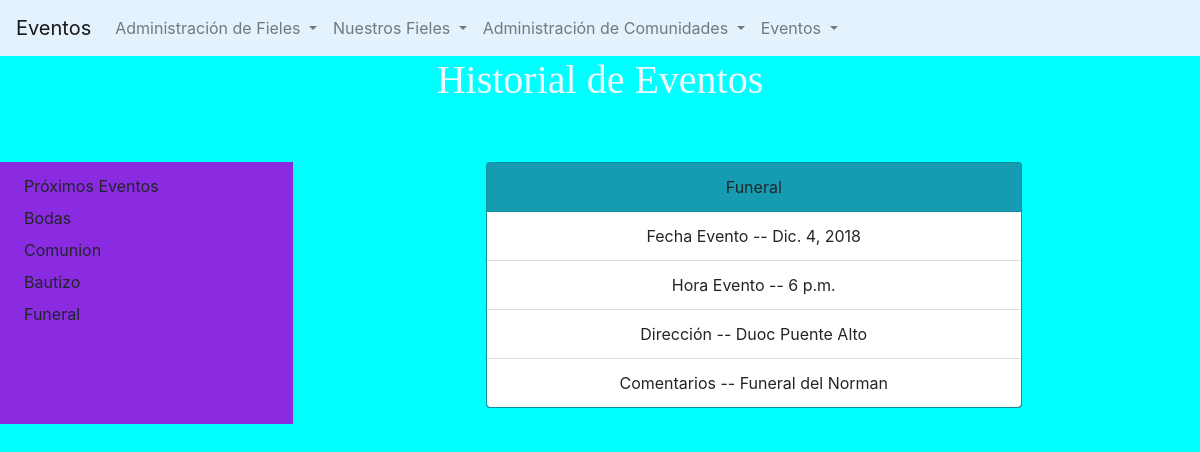
The page /lista_eventos_filtro_tipo/te/5 on the database its author committed.
### core/models.py (models this page shows, shortened)
class TipoEvento(models.Model):
    descripcion = models.CharField(max_length=30)
    def __str__(self):
        return self.descripcion
    class Meta:
        verbose_name = "Tipo de Evento"
        verbose_name_plural = "Tipos de Evento"

class Evento(models.Model):
    fecha_evento = models.DateField(auto_now=False, auto_now_add=False)
    hora_evento = models.TimeField(auto_now=False, auto_now_add=False)
    descripcion = models.CharField(max_length=50)
    direccion = models.CharField(max_length=50)
    tipo_evento = models.ForeignKey(TipoEvento, on_delete=models.CASCADE)
    class Meta:
        verbose_name = "Evento"
        verbose_name_plural = "Eventos"

### core/views.py (the view)
# urls.py: path('lista_eventos_filtro_tipo/te/<int:tipo_evento>', views.ListadoEventosFiltroTipoEvento, name='lista_eventos_filtro_tipo'),
def ListadoEventosFiltroTipoEvento(request, tipo_evento):
    eventos = Evento.objects.filter(tipo_evento__pk=tipo_evento)
    return render(request, 'core/lista_eventos_filtro_tipo.html', {'eventos':eventos})

### core/processors.py (called while the page is built)
def VariableBase(request):
    tipos_persona = TipoPersona.objects.all()
    tipos_evento = TipoEvento.objects.all()
    comunidades = Comunidad.objects.all()
    variables = {
        'tp':tipos_persona,
        'te':tipos_evento,
        'c':comunidades,
    }
    return variables

### core/templates/core/lista_eventos_filtro_tipo.html (shortened to what this page needs)
{% extends 'core/base.html' %}
{% load static %}
{% block descripcion %}
Eventos
{% endblock descripcion %}
{% block contenido %}
<h1>Historial de Eventos</h1>
<div class="row">
    <div class="col-sm-3" style="margin-top: 50px; background-color: blueviolet;">
        {% if te %}
        <a class="dropdown-item" href="">Próximos Eventos</a>
        {% for te in te %}
        <a class="dropdown-item" href="{% url 'lista_eventos_filtro_tipo' te.id %}">{{te.descripcion}}</a>
        {% endfor%}
        {% else %}
        No hay tipos de evento
        {% endif%}
    </div>
    {% if eventos %}
    <div class="col-sm-9">
        {%for e in eventos %}
        <div class="card  bg-info mb-3" style="width: 60%; margin: 50px 20% 20px;text-align: center">
            <div class="card-header">
                {{e.tipo_evento}}
            </div>
            <ul class="list-group list-group-flush">
                <li class="list-group-item">Fecha Evento -- {{e.fecha_evento}}</li>
                <li class="list-group-item">Hora Evento -- {{e.hora_evento }}</li>
                <li class="list-group-item">Dirección -- {{e.direccion }}</li>
                <li class="list-group-item">Comentarios -- {{e.descripcion }}</li>
            </ul>
        </div>
        {% endfor %}
    </div>
    {% endif%}
</div>
{% endblock contenido %}

### core/static/core/css/estilo_general.css (style rules this page uses)
body { background-color: aqua; }
.card { background-color: cadetblue; }
h1 { text-align: center; color: aliceblue; font-family: 'Times New Roman', Times, serif; size: 15px; }

### rows shown on the page
TipoEvento: descripcion "Bodas"
TipoEvento: descripcion "Comunion"
TipoEvento: descripcion "Bautizo"
TipoEvento: descripcion "Funeral"
Evento: tipo_evento "Funeral", fecha_evento "Dic. 4, 2018", hora_evento "6 p.m.", direccion "Duoc Puente Alto", descripcion "Funeral del Norman"
